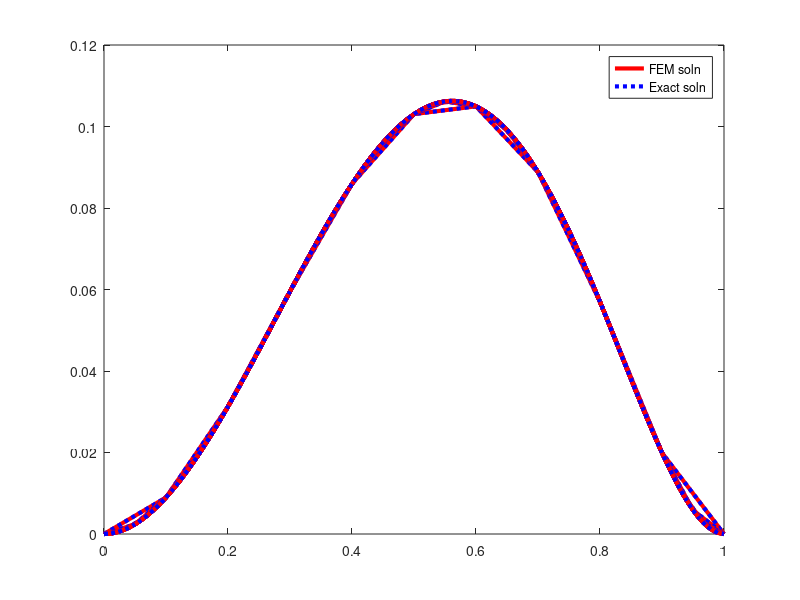

Here is the MATLAB script that generated this plot:
Err = [];
for n = 10:10:100; % # of elements
h = ones(n,1)/n; % element size, can be non-uniform mesh
grid = 10; % grid # in each element
x = zeros(n+1,1); 
x(1)=0; x(n+1)=1;
for i=2:n
    x(i)=x(i-1)+h(i);
end
A = zeros(2*(n-1),2*(n-1)); % initializing Stiff Matrix
A(1:2,1:2) = [12 -6*h(1);
           -6*h(1) 4*h(1)^2]/h(1)^3;    
for i=2:n-1
    j=2*i-3;
    a = [12 6*h(i) -12 6*h(i);
    6*h(i) 4*h(i)^2 -6*h(i) 2*h(i)^2;
    -12 -6*h(i) 12 -6*h(i);
    6*h(i) 2*h(i)^2 -6*h(i) 4*h(i)^2]/h(i)^3;
    A(j:j+3,j:j+3) = A(j:j+3,j:j+3) + a; 
end

A(2*n-3:2*n-2,2*n-3:2*n-2) = A(2*n-3:2*n-2,2*n-3:2*n-2) + ...
[ 12 6*h(n);
6*h(n) 4*h(n)^2]/h(n)^3;

F = zeros(2*(n-1),1); 
f = @(x) exp(x).*(x.^4 + 14*x.^3 + 49*x.^2 + 32*x - 12); % load function

ele_old = linspace(x(1),x(2),grid);

% initializing basis functions
phi0 = zeros(n-1,2*grid-1); 
phi1 = zeros(n-1,2*grid-1);

C_old = [1 x(1) x(1)^2 x(1)^3
        0 1 2*x(1) 3*x(1)^2
        1 x(2) x(2)^2 x(2)^3
        0 1 2*x(2) 3*x(2)^2];
CB0=C_old\[0;0;1;0];
CB1=C_old\[0;0;0;1];

phiB0_old = CB0(1)+CB0(2)*ele_old+CB0(3)*ele_old.^2+CB0(4)*ele_old.^3;
phiB1_old = CB1(1)+CB1(2)*ele_old+CB1(3)*ele_old.^2+CB1(4)*ele_old.^3;

% Calculating the loading vector based on the basis functions
for i=2:n
    C_new=[1 x(i) x(i)^2 x(i)^3
        0 1 2*x(i) 3*x(i)^2
        1 x(i+1) x(i+1)^2 x(i+1)^3
        0 1 2*x(i+1) 3*x(i+1)^2];
    
    % Coefficients of the cubic functions
    CA0=C_new\[1;0;0;0];
    CA1=C_new\[0;1;0;0];
    CB0=C_new\[0;0;1;0];
    CB1=C_new\[0;0;0;1];
    
    ele_new = linspace(x(i),x(i+1),grid);
    % Constructing the basis functions
    phiA0_new = CA0(1)+CA0(2)*ele_new+CA0(3)*ele_new.^2+CA0(4)*ele_new.^3;
    phiA1_new = CA1(1)+CA1(2)*ele_new+CA1(3)*ele_new.^2+CA1(4)*ele_new.^3;
    phiB0_new = CB0(1)+CB0(2)*ele_new+CB0(3)*ele_new.^2+CB0(4)*ele_new.^3;
    phiB1_new = CB1(1)+CB1(2)*ele_new+CB1(3)*ele_new.^2+CB1(4)*ele_new.^3;
    
    phi0(i-1,1:grid) = phiB0_old;
    phi0(i-1,grid:2*grid-1) = phiA0_new;
    phi1(i-1,1:grid) = phiB1_old;
    phi1(i-1,grid:2*grid-1) = phiA1_new;
    
    % Integration
    F(2*i-3)= sum(f([ele_old(1:grid-1),ele_new]).*phi0(i-1,:))*h(i)/(grid-1);
    F(2*i-2)= sum(f([ele_old(1:grid-1),ele_new]).*phi1(i-1,:))*h(i)/(grid-1);
    
    phiB0_old = phiB0_new;
    phiB1_old = phiB1_new;
    ele_old = ele_new;

end

u = A\F; % Calculating the coefficients of u
u0 = u(1:2:2*n-3);
u1 = u(2:2:2*n-2);
U = zeros(n,grid);
X = zeros(n,grid);

% Constructing solution u
for i=1:n-1
    part = u0(i)*phi0(i,:)+u1(i)*phi1(i,:);
    X(i,:) = linspace(x(i),x(i+1),grid);
    U(i,:) = U(i,:) + part(1:grid);
    U(i+1,:) = U(i+1,:) + part(grid:2*grid-1);
end
X(n,:) = linspace(x(n),x(n+1),grid);

plot(x,[U(:,1);0],'r-','linewidth',3); hold on
plot(x,exp(x).*x.^2.*(1-x).^2,'b:','linewidth',3)
legend('FEM soln','Exact soln')
%err = [U(:,1);0] - exp(x).*x.^2.*(1-x).^2;
err = zeros(n,grid);
for i=1:n
	err(i,:) = abs(U(i,:)-exp(X(i,:)).*X(i,:).^2.*(1-X(i,:)).^2);
end
Err = [Err log10(max(max(err)))];
end